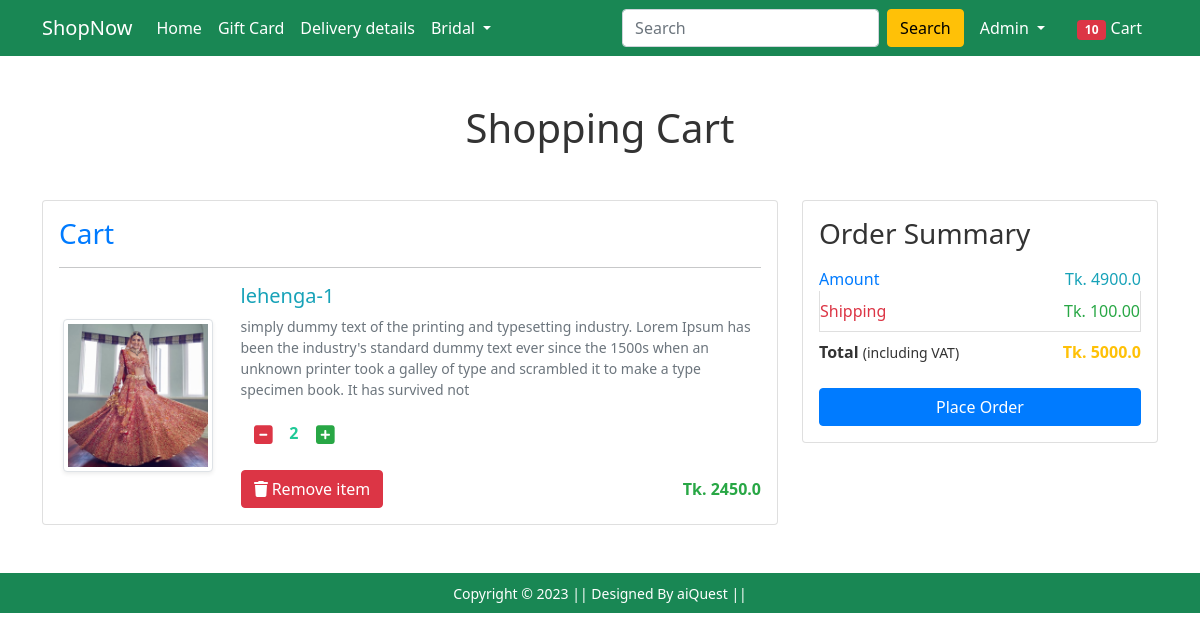
Page /cart/ (signed in) on the committed database.
### Shop/models.py (models this page shows, shortened)
class Cart(models.Model):
    user = models.ForeignKey(User, on_delete=models.CASCADE)
    product = models.ForeignKey(Product, on_delete=models.CASCADE)
    quantity = models.PositiveIntegerField(default=1)

class Product(models.Model):
    title = models.CharField(max_length=100)
    selling_price = models.FloatField()
    discounted_price = models.FloatField()
    description = models.TextField()
    brand = models.CharField(max_length=100)
    category = models.CharField(choices=CATEGORY_CHOICES,max_length=2)
    product_image = models.ImageField(upload_to='productimg')

### Shop/views.py (the view)
# urls.py: path('cart/', views.show_cart, name='showcart'),
@login_required
def show_cart(request):
   if request.user.is_authenticated:
      user = request.user
      cart = Cart.objects.filter(user=user)
      amount = 0.0
      shipping_amount = 100.0
      total = 0.0
      cart_product = [p for p in Cart.objects.all() if p.user==user]
      if cart_product:
         for p in cart_product:
            tempamount = (p.quantity * p.product.discounted_price)
            amount += tempamount
            totalamount = amount + shipping_amount
         return render(request, 'Shop/addtocart.html', {'carts':cart, 'totalamount':totalamount,'amount':amount })
      else:
         return render(request, 'Shop/emptycart.html')

### Shop/templates/Shop/addtocart.html (shortened to what this page needs)
{% extends 'Shop/base.html' %}
{% load static %}
{% block main-content %}
<div class="container my-5">
    <div class="row">
        <h1 class="text-center mb-5" style="color: #333;">Shopping Cart</h1>
        <div class="col-sm-8">
            <div class="card">
                <div class="card-body">
                    <h3 style="color: #007bff;">Cart</h3>
                    {% for cart in carts %}
                    <hr>
                    <div class="row">
                        <div class="col-sm-3 text-center align-self-center">
                            <img src="{{cart.product.product_image.url}}" alt="" class="img-fluid img-thumbnail shadow-sm" height="150" width="150">
                        </div>
                        <div class="col-sm-9">
                            <div>
                                <h5 style="color: #17a2b8;">{{cart.product.title}}</h5>
                                <p class="mb-2 small" style="color: #6c757d;">{{cart.product.description}}</p>
                                <div class="my-3">
                                    <a class="minus-cart btn" pid="{{cart.product.id}}" style="color: #dc3545;">
                                        <i class="fas fa-minus-square fa-lg"></i>
                                    </a>
                                    <span id="quantity" style="color: #20c997; font-weight: bold;">{{cart.quantity}}</span>
                                    <a class="plus-cart btn" pid="{{cart.product.id}}" style="color: #28a745;">
                                        <i class="fas fa-plus-square fa-lg"></i>
                                    </a>
                                </div>
                                <div class="d-flex justify-content-between align-items-center">
                                    <a class="remove-cart btn btn-danger text-white" pid="{{cart.product.id}}" style="color: #ffc107;">
                                        <i class="fas fa-trash"></i> Remove item
                                    </a>
                                    <p class="mb-0"><span style="color: #28a745; font-weight: bold;">Tk. {{cart.product.discounted_price}}</span></p>
                                </div>
                            </div>
                        </div>
                    </div>
                    {% endfor %}
                </div>
            </div>
        </div>
        <div class="col-sm-4">
            <div class="card off_cart">
                <div class="card-body">
                    <h3 style="color: #333;">Order Summary</h3>
                    <ul class="list-group">
                        <li class="list-group-item d-flex justify-content-between align-items-center border-0 px-0 pb-0" style="color: #007bff;">
                            Amount<span style="color: #17a2b8;">Tk. <span id="amount">{{amount}}</span></span>
                        </li>
                        <li class="list-group-item d-flex justify-content-between align-items-center px-0" style="color: #dc3545;">
                            Shipping<span style="color: #28a745;">Tk. 100.00</span>
                        </li>
                        <li class="list-group-item d-flex justify-content-between align-items-center border-0 px-0 mb-3">
                            <div style="color: #333;">
                                <strong>Total</strong> <small>(including VAT)</small>
                            </div>
                            <span style="color: #ffc107;"><strong>Tk. <span id="totalamount">{{totalamount}}</span></strong></span>
                        </li>
                    </ul>
                    <div class="d-grid">
                        <a href="{% url 'checkout' %}" class="btn Place btn-primary" style="background-color: #007bff; border-color: #007bff; color: #fff;">Place Order</a>
                    </div>
                </div>
            </div>
        </div>
    </div>
</div>
{% endblock main-content %}

### Shop/templates/Shop/base.html (shortened to what this page needs)
<!doctype html>
{% load static %}
<html lang="en">
<head>
    <link href="https://cdn.jsdelivr.net/npm/bootstrap@5.0.0-beta1/dist/css/bootstrap.min.css" rel="stylesheet"
>
    <link rel="stylesheet" href="{% static 'Shop/css/owl.carousel.min.css' %}">
    <link rel="stylesheet" href="{% static 'Shop/css/all.min.css' %}">
    <link rel="stylesheet" href="{% static 'Shop/css/style.css' %}">
    <link rel="stylesheet" href="{% static 'Shop/css/order.css' %}">
</head>
<body>
    <nav class="navbar navbar-expand-lg navbar-dark bg-success">
        <div class="container">
            <a class="navbar-brand" href="/">ShopNow</a>
            <div class="collapse navbar-collapse" id="navbarSupportedContent">
                <ul class="navbar-nav me-auto mb-2 mb-lg-0">
                    <li class="nav-item">
                        <a class="nav-link active" aria-current="page" href="/">Home</a>
                    </li>
                    <li class="nav-item">
                        <a class="nav-link active" aria-current="page" href="#">Gift Card</a>
                    </li>
                    <li class="nav-item">
                        <a class="nav-link active" aria-current="page" href="#">Delivery details</a>
                    </li>
                    <li class="nav-item dropdown">
                        <a class="nav-link dropdown-toggle text-white" href="#" id="electronicsDropdown" role="button"
                            data-bs-toggle="dropdown" aria-expanded="false">
                            Bridal
                        </a>
                    </li>
                </ul>
                <form class="d-flex">
                    <input class="form-control me-2" type="search" placeholder="Search" aria-label="Search">
                    <button class="btn btn-warning" type="submit">Search</button>
                </form>
                <div>
                    <ul class="navbar-nav me-auto mb-2 mb-lg-0">
                        {% if request.user.is_authenticated %}
                        <li class="nav-item dropdown mx-2">
                            <a class="nav-link dropdown-toggle text-white" href="#" id="profileDropdown" role="button"
                                data-bs-toggle="dropdown" aria-expanded="false">
                                {{request.user.username|capfirst}}
                            </a>
                        </li>
                        <li class="nav-item mx-2">
                            <a href="{% url 'showcart' %}" class="nav-link text-white"><span
                                    class="badge bg-danger">10</span> Cart </a>
                        </li>
                        {% endif %}
                    </ul>
                </div>
            </div>
        </div>
    </nav>
    {% block main-content %} {% endblock main-content %}
    <footer class="container-fluid bg-success text-center p-2 mt-5">
        <small class="text-white">Copyright &copy; 2023 || Designed By aiQuest || </small>
    </footer>
</body>
</html>

### rows in the picture
Cart: product.product_image (picture), product "lehenga-1", product.description "simply dummy text of the printing and typesetting industry. Lorem Ipsum has been the industry's standard dummy text ever since the 1500s when an unknown printer took a galley of type and scrambled it to make a type specimen book. It has survived not", quantity "2", product.discounted_price "2450.0"

### other values in the picture
{{ request.user.username|capfirst }} "Admin"
{{ amount }} "4900.0"
{{ totalamount }} "5000.0"
